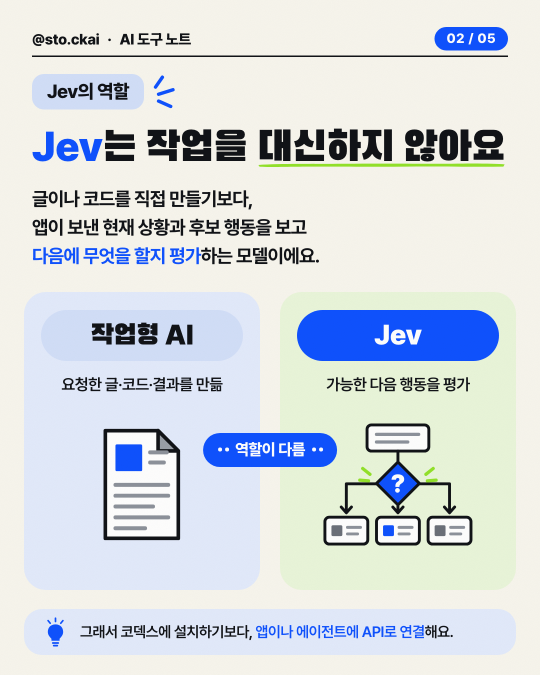
#> input picture production/card_render/samples/jev/cards/02-compare.png, 1080 x 1350 px (shown at 1/2 size)
$ python -i auto_plan.py   (imports and definitions only)
#> lines starting #> are read from the running program, lines starting #| are printed output that depends on the picture
#> further down, picture is the input picture: PIL image 1080x1350 RGB; mean R, G, B 211.4, 217.6, 222.4
#!/usr/bin/env python3
"""Local, conservative motion planning for flattened 4:5 carousel cards.

This module deliberately analyses pixels only.  It never asks a model to
rewrite copy, and it writes small non-overlapping *meaning* regions instead of
animating arbitrary horizontal strips.  ``region`` is the preferred matte for
new plans: the renderer compares source pixels with the estimated clean plate.
"""
from __future__ import annotations

import argparse
import hashlib
import json
import math
import os
import re
import shutil
import subprocess
import tempfile
from collections import deque
from pathlib import Path
from typing import Any, Iterable

from PIL import Image, ImageChops, ImageDraw, ImageFilter, ImageStat

from element_layers import Element, _source_background
from source_layers import LayerRepairRequired, load_source_card
from motion_effects import choose_effect, duration_ms

CODE_VERSION = "auto-plan-2026-10-05.4"
IMAGE_SUFFIXES = {".png", ".jpg", ".jpeg", ".webp"}

# This product uses a deliberately conservative 8.5 visible-characters-per-
# second design value, rather than a social-video length cap.  It gives viewers
# a settled, complete card before its reading window starts.
READING_CHARACTERS_PER_SECOND = 8.5
SETTLE_MS = 600
POST_READ_HOLD_MS = 1800
COVER_DEFAULT_MS = 2000


def _reading_units(texts: Iterable[str]) -> int:
    """Count visible, non-space characters without rewriting any source copy."""
    return sum(1 for text in texts for character in str(text) if not character.isspace())


# [56 lines left out: functions _content_paced_timing, _atomic_json, _sha, not called in this run]


def _inside(box: list[int], width: int, height: int) -> bool:
    x, y, w, h = box
    return x >= 0 and y >= 0 and w >= 24 and h >= 24 and x + w <= width and y + h <= height


def _overlap(a: list[int], b: list[int], padding: int = 8) -> bool:
    ax, ay, aw, ah = a; bx, by, bw, bh = b
    return ax < bx + bw + padding and ax + aw + padding > bx and ay < by + bh + padding and ay + ah + padding > by


def _components(mask: Image.Image, minimum: int) -> list[list[int]]:
    """Connected components on a small binary image, returned in source pixels."""
    pixels, width, height = mask.load(), mask.width, mask.height
    seen: set[tuple[int, int]] = set(); result: list[list[int]] = []
    for y in range(height):
        for x in range(width):
            if not pixels[x, y] or (x, y) in seen:
                continue
            queue = deque([(x, y)]); seen.add((x, y)); left = right = x; top = bottom = y; count = 0
            while queue:
                px, py = queue.popleft(); count += 1
                left = min(left, px); right = max(right, px); top = min(top, py); bottom = max(bottom, py)
                for nx, ny in ((px - 1, py), (px + 1, py), (px, py - 1), (px, py + 1)):
                    if 0 <= nx < width and 0 <= ny < height and (nx, ny) not in seen and pixels[nx, ny]:
                        seen.add((nx, ny)); queue.append((nx, ny))
            if count >= minimum:
                result.append([left, top, right - left + 1, bottom - top + 1])
    return result


def _pixel_regions(image: Image.Image) -> tuple[list[tuple[str, list[int]]], dict[str, Any]]:
    """Find only self-contained light panels; free-form ink is unsafe to crop."""
    width, height = image.size
#> width = 1080; height = 1350
    scale = min(1.0, 360 / width)
#> scale = 0.333
    small = image.resize((round(width * scale), round(height * scale)), Image.Resampling.BILINEAR).convert("RGB")
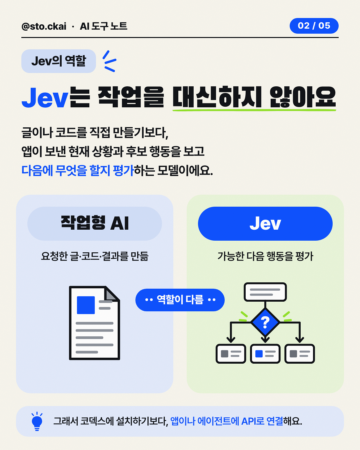
#> small: PIL image 360x450 RGB; mean R, G, B 211.4, 217.5, 222.5
    # Whole-image means are pulled upward by white panels; use the card's
    # corners as a field-background sample instead.
    samples = []
    for cx, cy in ((8, 8), (small.width - 9, 8), (8, small.height - 9), (small.width - 9, small.height - 9)):
        samples.extend(small.crop((max(0, cx - 5), max(0, cy - 5), min(small.width, cx + 6), min(small.height, cy + 6))).getdata())
#> after the loop, samples = 484 items, first 6: (245, 243, 234), (245, 242, 234), (245, 243, 234), (245, 242, 234), (245, 242, 234), (245, 243, 234)
    base = tuple(sorted(pixel[channel] for pixel in samples)[len(samples) // 2] for channel in range(3))
#> base = (244, 242, 234)
    panel = Image.new("1", small.size)
#> panel: PIL image 360x450 1; every value is 0
    pp, source = panel.load(), small.load()
    for y in range(small.height):
        for x in range(small.width):
            r, g, b = source[x, y]; distance = max(abs(r - base[0]), abs(g - base[1]), abs(b - base[2]))
            # Use relative brightness as cards can have translucent white list
            # rows; an absolute >205 test misses those completely.
            pp[x, y] = (sum((r, g, b)) / 3 > sum(base) / 3 + 24
                        and max(r, g, b) - min(r, g, b) < 92 and distance > 18)
    factor = 1 / scale
#> factor = 3
    regions: list[tuple[str, list[int]]] = []
    # Do not use 17px dilation: it bridges a character, speech bubble and
    # nearby decoration into one destructive crop.  A tiny closing operation
    # only repairs holes caused by text inside an otherwise solid panel.
    joined_panel = panel.filter(ImageFilter.MaxFilter(5)).filter(ImageFilter.MinFilter(3))
    panel_components = _components(joined_panel, 24)
#> in _components, `pixels, width, height = mask.load(), mask.width, mask.height`: width = 360; height = 450
#> panel_components = []
    for x, y, w, h in panel_components:
        box = [round(x * factor) - 5, round(y * factor) - 5, round(w * factor) + 10, round(h * factor) + 10]
        area = w * h
        # A panel must occupy most of its rectangular bound.  This rejects
        # faces, arrows and line art that happen to be light-colored.
        coverage = sum(1 for yy in range(y, y + h) for xx in range(x, x + w) if joined_panel.getpixel((xx, yy))) / max(1, area)
        aspect = box[2] / max(1, box[3])
        if (_inside(box, width, height) and box[2] >= width * .13 and box[3] >= height * .035 and box[3] <= height * .22
                and box[2] * box[3] > width * height * .012
                and (coverage >= .90 or (aspect > 1.7 and coverage >= .72))):
            regions.append(("panel", box))
#> this loop made 0 passes
#> after the loop, regions = []
    # Repeated light rows are often step/check-list panels.  Detect their
    # individual horizontal interiors before component grouping can merge them
    # through a nearby illustration.
    row_blocks: list[list[int]] = []
    active_rows = [y for y in range(joined_panel.height)
                   if sum(1 for x in range(joined_panel.width) if joined_panel.getpixel((x, y))) >= joined_panel.width * .20]
#> active_rows = []
    for y in active_rows:
        if not row_blocks or y - row_blocks[-1][1] > 4:
            row_blocks.append([y, y])
        else: row_blocks[-1][1] = y
#> after the loop, row_blocks = []
    precise_rows: list[list[int]] = []
    for top, bottom in row_blocks:
        xs = [x for y in range(top, bottom + 1) for x in range(joined_panel.width) if joined_panel.getpixel((x, y))]
        if xs:
            candidate = [min(xs), top, max(xs) - min(xs) + 1, bottom - top + 1]
            if candidate[2] >= joined_panel.width * .28 and candidate[3] >= 10:
                precise_rows.append(candidate)
#> after the loop, precise_rows = []
    for index in range(len(precise_rows)):
        run = [precise_rows[index]]
        for following in precise_rows[index + 1:]:
            prior = run[-1]
            if 8 <= following[1] - (prior[1] + prior[3]) <= small.height * .15 and abs(following[0] - prior[0]) < small.width * .12 and abs(following[2] - prior[2]) < small.width * .16:
                run.append(following)
            else: break
        if len(run) >= 3:
            for x, y, w, h in run:
                box = [round(x * factor) - 8, round(y * factor) - 8, round(w * factor) + 16, round(h * factor) + 16]
                if _inside(box, width, height): regions.append(("step", box))
    return regions, {"background_rgb": base, "scale": scale, "panel_components": len(panel_components), "accepted_panels": len(regions)}


# [193 lines left out: functions _ink_bands, _safe_ink_regions, _ocr, _tight_source_box, _layout_regions, not called in this run]


def _label(kind: str, index: int, text: str = "") -> str:
    text = " ".join(text.split())[:24]
    return text or {"title": "제목", "panel": "비교 패널", "text": "문구", "layout": "구성 영역"}.get(kind, "의미 영역") + f" {index}"


# [324 lines left out: functions _proof, _input_signature, plan_signature, _complete_boundary, analyse_card, plan_package and 2 more, not called in this run]

# [1 line not run here, left out]

>>> from PIL import Image
>>> picture = Image.open('../card_render/samples/jev/cards/02-compare.png')
>>> result = _pixel_regions(picture)
